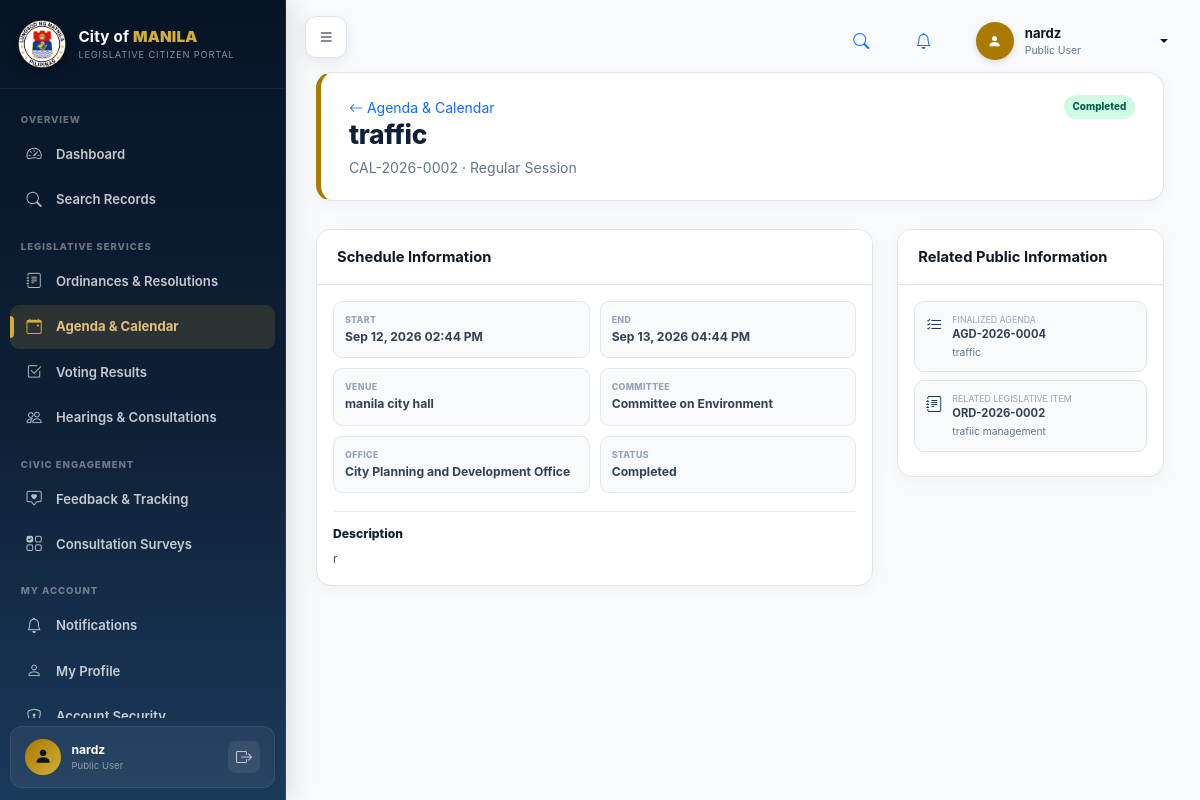
The page /citizen_portal/modules/calendar/view.php?id=2 (signed in) on the database its author committed.
### tables this page shows
CREATE TABLE `users` (
  `id` int(11) NOT NULL,
  `username` varchar(100) DEFAULT NULL,
  `full_name` varchar(150) NOT NULL,
  `email` varchar(150) NOT NULL,
  `phone` varchar(50) DEFAULT NULL,
  `password` varchar(255) NOT NULL,
  `role_id` int(11) NOT NULL,
  `office_id` int(11) DEFAULT NULL,
  `department_id` int(11) DEFAULT NULL,
  `status` varchar(50) DEFAULT 'Active',
  `created_at` timestamp NOT NULL DEFAULT current_timestamp(),
  `last_login_at` datetime DEFAULT NULL,
  `updated_at` timestamp NOT NULL DEFAULT current_timestamp() ON UPDATE current_timestamp(),
  `deleted_at` datetime DEFAULT NULL
);

CREATE TABLE `roles` (
  `id` int(11) NOT NULL,
  `name` varchar(100) NOT NULL,
  `created_at` timestamp NOT NULL DEFAULT current_timestamp()
);

CREATE TABLE `lacms_calendar_events` (
  `id` bigint(20) NOT NULL,
  `event_reference` varchar(80) NOT NULL,
  `agenda_id` bigint(20) DEFAULT NULL,
  `legislative_item_id` int(11) DEFAULT NULL,
  `event_type` varchar(100) NOT NULL DEFAULT 'Legislative Activity',
  `title` varchar(255) NOT NULL,
  `description` text DEFAULT NULL,
  `start_datetime` datetime NOT NULL,
  `end_datetime` datetime DEFAULT NULL,
  `all_day` tinyint(1) NOT NULL DEFAULT 0,
  `venue` varchar(255) DEFAULT NULL,
  `meeting_link` varchar(500) DEFAULT NULL,
  `committee_id` int(11) DEFAULT NULL,
  `office_id` int(11) DEFAULT NULL,
  `status` varchar(50) NOT NULL DEFAULT 'Tentative',
  `conflict_status` varchar(50) NOT NULL DEFAULT 'Unchecked',
  `conflict_notes` text DEFAULT NULL,
  `created_by` int(11) DEFAULT NULL,
  `confirmed_by` int(11) DEFAULT NULL,
  `confirmed_at` datetime DEFAULT NULL,
  `cancelled_at` datetime DEFAULT NULL,
  `cancellation_reason` text DEFAULT NULL,
  `created_at` timestamp NOT NULL DEFAULT current_timestamp(),
  `updated_at` timestamp NOT NULL DEFAULT current_timestamp() ON UPDATE current_timestamp()
);

CREATE TABLE `committees` (
  `id` int(11) NOT NULL,
  `name` varchar(150) NOT NULL,
  `description` text DEFAULT NULL,
  `created_at` timestamp NOT NULL DEFAULT current_timestamp(),
  `office_id` int(11) DEFAULT NULL,
  `status` varchar(30) DEFAULT 'Active',
  `updated_at` timestamp NOT NULL DEFAULT current_timestamp() ON UPDATE current_timestamp()
);

CREATE TABLE `offices` (
  `id` int(11) NOT NULL,
  `code` varchar(50) DEFAULT NULL,
  `name` varchar(200) NOT NULL,
  `office_type` varchar(100) DEFAULT NULL,
  `status` varchar(30) DEFAULT 'Active',
  `created_at` timestamp NOT NULL DEFAULT current_timestamp(),
  `updated_at` timestamp NOT NULL DEFAULT current_timestamp() ON UPDATE current_timestamp()
);

CREATE TABLE `lacms_agendas` (
  `id` bigint(20) NOT NULL,
  `agenda_reference` varchar(80) NOT NULL,
  `title` varchar(255) NOT NULL,
  `agenda_type` varchar(100) NOT NULL DEFAULT 'Legislative Session',
  `committee_id` int(11) DEFAULT NULL,
  `office_id` int(11) DEFAULT NULL,
  `agenda_date` date DEFAULT NULL,
  `start_time` time DEFAULT NULL,
  `end_time` time DEFAULT NULL,
  `venue` varchar(255) DEFAULT NULL,
  `meeting_link` varchar(500) DEFAULT NULL,
  `description` text DEFAULT NULL,
  `notes` text DEFAULT NULL,
  `status` varchar(50) NOT NULL DEFAULT 'Draft',
  `created_by` int(11) DEFAULT NULL,
  `finalized_by` int(11) DEFAULT NULL,
  `finalized_at` datetime DEFAULT NULL,
  `created_at` timestamp NOT NULL DEFAULT current_timestamp(),
  `updated_at` timestamp NOT NULL DEFAULT current_timestamp() ON UPDATE current_timestamp()
);

CREATE TABLE `legislative_items` (
  `id` int(11) NOT NULL,
  `public_id` char(36) DEFAULT NULL,
  `reference_number` varchar(100) NOT NULL,
  `item_type_id` int(11) NOT NULL,
  `origin_system_id` int(11) DEFAULT NULL,
  `originating_office_id` int(11) DEFAULT NULL,
  `title` varchar(255) NOT NULL,
  `summary` text DEFAULT NULL,
  `current_status` varchar(100) NOT NULL DEFAULT 'Draft',
  `priority_level` varchar(50) DEFAULT 'Normal',
  `visibility` varchar(30) DEFAULT 'Internal',
  `created_by` int(11) DEFAULT NULL,
  `created_at` timestamp NOT NULL DEFAULT current_timestamp(),
  `updated_at` timestamp NOT NULL DEFAULT current_timestamp() ON UPDATE current_timestamp(),
  `deleted_at` datetime DEFAULT NULL
);

### citizen_portal/includes/functions.php (called while the page is built, shortened)
<?php
function e(?string $value): string
{
    return htmlspecialchars($value??'',ENT_QUOTES,'UTF-8');
}
function appUrl(string $path=''): string
{
    return rtrim(APP_URL,'/').'/'.ltrim($path,'/');
}
function formatDate(?string $date,string $format='M d, Y'): string
{
    $time=strtotime($date);
    return $time?date($format,$time):'—';
}
function formatDateTime(?string $date,string $format='M d, Y h:i A'): string
{
    return formatDate($date,$format);
}

### citizen_portal/includes/auth.php (called while the page is built, shortened)
<?php
require_once __DIR__.'/../config/database.php';
require_once __DIR__.'/functions.php';
function isLoggedIn(): bool
{
    return !empty($_SESSION['citizen_user_id']);
}
function currentUserId(): int
{
    return (int)($_SESSION['citizen_user_id']??0);
}
function currentUser(): ?array
{
    return [
        'id'=>currentUserId(),
        'full_name'=>(string)($_SESSION['citizen_full_name']??''),
        'email'=>(string)($_SESSION['citizen_email']??''),
        'role_name'=>(string)($_SESSION['citizen_role_name']??''),
    ];
}
function portalAccountRow(int $userId): ?array
{
    try{
        $q=db()->prepare(
            'SELECT u.id,u.username,u.full_name,u.email,u.phone,
                    u.password,u.status,u.deleted_at,
                    r.name role_name
             FROM users u
             JOIN roles r ON r.id=u.role_id
             WHERE u.id=:user
             LIMIT 1'
        );
        $q->execute([':user'=>$userId]);
        $row=$q->fetch();
        return $row?:null;
    }catch(Throwable $e){
        error_log('[Citizen Portal account row] '.$e->getMessage());
        return null;
    }
}
function requireLogin(): void
{
    $userId=currentUserId();
    $account=portalAccountRow($userId);
}

### citizen_portal/config/database.php (called while the page is built, shortened)
<?php
final class Database
{
    private static ?PDO $instance=null;
    public static function getInstance(): PDO
    {
        if(self::$instance===null){
            $dsn='mysql:host='.DB_HOST.';dbname='.DB_NAME.';charset='.DB_CHARSET;
            self::$instance=new PDO($dsn,DB_USER,DB_PASS,[
                PDO::ATTR_ERRMODE=>PDO::ERRMODE_EXCEPTION,
                PDO::ATTR_DEFAULT_FETCH_MODE=>PDO::FETCH_ASSOC,
                PDO::ATTR_EMULATE_PREPARES=>false,
            ]);
        }
        return self::$instance;
    }
}
function db(): PDO
{
    return Database::getInstance();
}

### citizen_portal/includes/public_data.php (called while the page is built, shortened)
<?php
require_once __DIR__.'/auth.php';
function portalStatusClass(string $status): string
{
    $s=strtolower(trim($status));
    if(in_array($s,[
        'published','finalized','archived','completed','approved',
        'enacted','passed','adopted','confirmed','valid','certified'
    ],true))return 'good';
    return 'neutral';
}

### citizen_portal/modules/calendar/view.php (the view, shortened to what this page needs)
<?php
require_once __DIR__.'/../../includes/public_data.php';
requireLogin();
$pdo=db();
$id=(int)($_GET['id']??0);
$q=$pdo->prepare(
    'SELECT
        e.id,e.event_reference,e.event_type,e.title,e.description,
        e.start_datetime,e.end_datetime,e.all_day,e.venue,e.meeting_link,e.status,
        a.id agenda_id,a.agenda_reference,a.title agenda_title,a.status agenda_status,
        li.reference_number legislative_reference,li.title legislative_title,
        c.name committee_name,o.name office_name
     FROM lacms_calendar_events e
     LEFT JOIN lacms_agendas a ON a.id=e.agenda_id
     LEFT JOIN legislative_items li ON li.id=e.legislative_item_id
     LEFT JOIN committees c ON c.id=e.committee_id
     LEFT JOIN offices o ON o.id=e.office_id
     WHERE e.id=:id
       AND e.status IN ("Confirmed","In Progress","Completed")
       AND (
          (e.agenda_id IS NOT NULL AND a.status IN ("Finalized","Archived"))
          OR
          (e.legislative_item_id IS NOT NULL AND li.visibility="Public" AND li.deleted_at IS NULL)
       )
     LIMIT 1'
);
$q->execute([':id'=>$id]);
$event=$q->fetch();
$activeMenu='calendar';
$extraCss=[appUrl('assets/css/public-modules.css')];
include __DIR__.'/../../layouts/header.php';
?>
<div class="app-shell">
<?php include __DIR__.'/../../layouts/sidebar.php'; ?>
<main class="main-content">
<div class="page-head">
<div>
<a class="small text-decoration-none" href="<?= e(appUrl('modules/calendar/index.php')) ?>"><i class="bi bi-arrow-left"></i> Agenda & Calendar</a>
<h1><?= e($event['title']) ?></h1>
<p><?= e($event['event_reference']) ?> · <?= e($event['event_type']) ?></p>
</div>
<span class="public-status <?= e(portalStatusClass($event['status'])) ?>"><?= e($event['status']) ?></span>
</div>
<div class="row g-4">
<div class="col-xl-8">
<div class="card portal-card">
<div class="card-header">Schedule Information</div>
<div class="card-body">
<div class="public-detail-grid">
<div><small>Start</small><strong><?= formatDateTime($event['start_datetime']) ?></strong></div>
<div><small>End</small><strong><?= formatDateTime($event['end_datetime']) ?></strong></div>
<div><small>Venue</small><strong><?= e($event['venue']?:'To be announced') ?></strong></div>
<div><small>Committee</small><strong><?= e($event['committee_name']?:'—') ?></strong></div>
<div><small>Office</small><strong><?= e($event['office_name']?:'—') ?></strong></div>
<div><small>Status</small><strong><?= e($event['status']) ?></strong></div>
</div>
<?php if($event['description']): ?><div class="public-text-block"><h3>Description</h3><p><?= nl2br(e($event['description'])) ?></p></div><?php endif; ?>
</div>
</div>
</div>
<div class="col-xl-4">
<div class="card portal-card">
<div class="card-header">Related Public Information</div>
<div class="card-body">
<?php if($event['agenda_id'] && in_array($event['agenda_status'],['Finalized','Archived'],true)): ?>
<a class="related-public-link" href="<?= e(appUrl('modules/calendar/agenda.php?id='.(int)$event['agenda_id'])) ?>">
<i class="bi bi-list-check"></i><div><small>Finalized Agenda</small><strong><?= e($event['agenda_reference']) ?></strong><span><?= e($event['agenda_title']) ?></span></div>
</a>
<?php endif; ?>
<?php if($event['legislative_reference']): ?>
<div class="related-public-link static">
<i class="bi bi-journal-text"></i><div><small>Related Legislative Item</small><strong><?= e($event['legislative_reference']) ?></strong><span><?= e($event['legislative_title']) ?></span></div>
</div>
<?php endif; ?>
</div>
</div>
</div>
</div>
</main>
</div>
<?php include __DIR__.'/../../layouts/footer.php'; ?>

### citizen_portal/layouts/header.php (shortened to what this page needs)
<?php
$user = currentUser();
?>
<!doctype html>
<html lang="en">
<head>
<link rel="stylesheet" href="https://cdn.jsdelivr.net/npm/bootstrap@5.3.3/dist/css/bootstrap.min.css">
<link rel="stylesheet" href="https://cdn.jsdelivr.net/npm/bootstrap-icons@1.11.3/font/bootstrap-icons.css">
<link rel="stylesheet" href="<?= e(appUrl('assets/css/style.css?v=' . time())) ?>">
<link rel="stylesheet" href="<?= e(appUrl('assets/css/orlms-shell.css?v=' . time())) ?>">
<?php if(!empty($extraCss)): foreach($extraCss as $css): ?>
<link rel="stylesheet" href="<?= e($css) ?>">
<?php endforeach; endif; ?>
</head>
<body>
<header class="orlms-topbar">
    <button class="orlms-menu-button" id="sidebarToggle" type="button" aria-label="Toggle Sidebar">
        <i class="bi bi-list"></i>
    </button>
    <div class="orlms-topbar-actions">
        <a class="orlms-topbar-icon" href="<?= e(appUrl('pages/search.php')) ?>" title="Search Public Records">
            <i class="bi bi-search"></i>
        </a>
        <a class="orlms-topbar-icon" href="<?= e(appUrl('pages/notifications.php')) ?>" title="Notifications">
            <i class="bi bi-bell"></i>
        </a>
        <div class="dropdown">
            <button class="orlms-user-button dropdown-toggle" type="button" data-bs-toggle="dropdown" aria-expanded="false">
                <span class="orlms-avatar"><i class="bi bi-person-fill"></i></span>
                <div class="orlms-user-copy">
                    <strong><?= e($user['full_name'] ?? 'Citizen User') ?></strong>
                    <small><?= e($user['role_name'] ?? 'Public Citizen') ?></small>
                </div>
            </button>
        </div>
    </div>
</header>

### citizen_portal/layouts/sidebar.php (shortened to what this page needs)
<?php
$activeMenu = $activeMenu ?? 'dashboard';
$user = currentUser();
$navGroups = [
    'Overview' => [
        ['dashboard', 'Dashboard', 'bi-speedometer2', 'dashboard.php'],
        ['search', 'Search Records', 'bi-search', 'pages/search.php'],
    ],
    'Legislative Services' => [
        ['ordinances', 'Ordinances & Resolutions', 'bi-journal-text', 'modules/ordinances/index.php'],
        ['calendar', 'Agenda & Calendar', 'bi-calendar-event', 'modules/calendar/index.php'],
        ['voting', 'Voting Results', 'bi-check2-square', 'modules/voting/index.php'],
        ['hearings', 'Hearings & Consultations', 'bi-people', 'modules/hearings/index.php'],
    ],
    'Civic Engagement' => [
        ['engagement', 'Feedback & Tracking', 'bi-chat-square-heart', 'modules/engagement/index.php'],
        ['surveys', 'Consultation Surveys', 'bi-ui-checks-grid', 'modules/surveys/index.php'],
    ],
    'My Account' => [
        ['notifications', 'Notifications', 'bi-bell', 'pages/notifications.php'],
        ['profile', 'My Profile', 'bi-person', 'pages/profile.php'],
        ['security', 'Account Security', 'bi-shield-lock', 'pages/account_security.php'],
    ],
];
?>
<aside class="sidebar orlms-sidebar" id="sidebar">
    <div class="sidebar-brand">
        <img src="<?= e(appUrl('assets/images/manila.png')) ?>" alt="City of Manila Seal" class="sidebar-logo">
        <div class="sidebar-brand-text">
            <strong>City of <b>MANILA</b></strong>
            <small>Legislative Citizen Portal</small>
        </div>
    </div>
    <nav class="sidebar-nav">
        <?php foreach ($navGroups as $groupLabel => $items): ?>
            <div class="sidebar-section-heading"><?= e($groupLabel) ?></div>
            <?php foreach ($items as [$key, $label, $icon, $url]): ?>
                <a class="sidebar-link <?= $activeMenu === $key ? 'active' : '' ?>" href="<?= e(appUrl($url)) ?>" title="<?= e($label) ?>">
                    <i class="bi <?= e($icon) ?>"></i>
                    <span><?= e($label) ?></span>
                    <?php if ($activeMenu === $key): ?><b class="active-indicator"></b><?php endif; ?>
                </a>
            <?php endforeach; ?>
        <?php endforeach; ?>
    </nav>
    <div class="sidebar-user-footer">
        <div class="user-avatar-circle">
            <i class="bi bi-person-fill"></i>
        </div>
        <div class="user-info-text">
            <strong><?= e($user['full_name'] ?? 'Citizen User') ?></strong>
            <small><?= e($user['role_name'] ?? 'Public Citizen') ?></small>
        </div>
        <form method="post" action="<?= e(appUrl('logout.php')) ?>" class="m-0 ms-auto">
            <button type="submit" class="btn-sidebar-logout" title="Sign Out">
                <i class="bi bi-box-arrow-right"></i>
            </button>
        </form>
    </div>
</aside>

### rows shown on the page
users: full_name "nardz", role.name "Public User"
lacms_calendar_events: title "traffic", event_reference "CAL-2026-0002", event_type "Regular Session", status "Completed", start_datetime "Sep 12, 2026 02:44 PM", end_datetime "Sep 13, 2026 04:44 PM", venue "manila city hall", committee.name "Committee on Environment", office.name "City Planning and Development Office", description "r", agenda.agenda_reference "AGD-2026-0004", agenda.title "traffic", legislative_item.reference_number "ORD-2026-0002", legislative_item.title "trafiic management"

### other values the page prints
$groupLabel "OVERVIEW"
$label "Dashboard"
$label "Search Records"
$groupLabel "LEGISLATIVE SERVICES"
$label "Ordinances & Resolutions"
$label "Agenda & Calendar"
$label "Voting Results"
$label "Hearings & Consultations"
$groupLabel "CIVIC ENGAGEMENT"
$label "Feedback & Tracking"
$label "Consultation Surveys"
$groupLabel "MY ACCOUNT"
$label "Notifications"
$label "My Profile"
